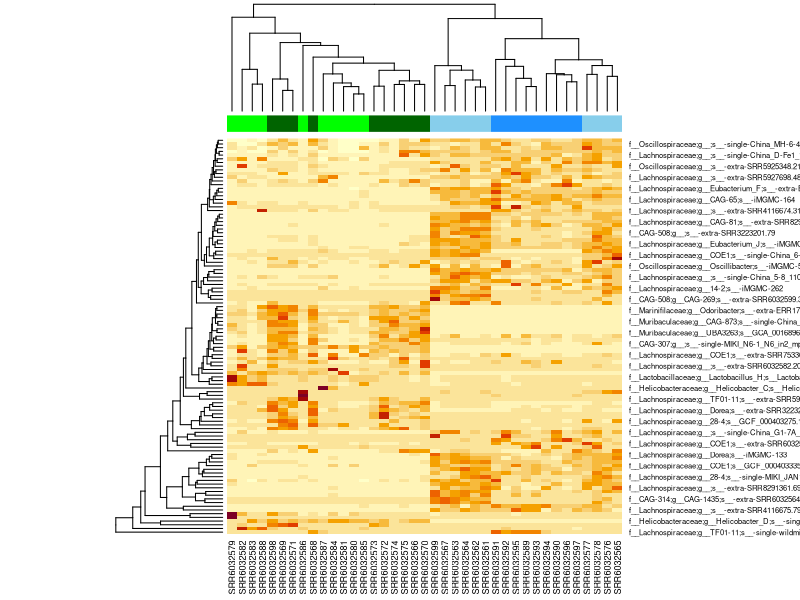
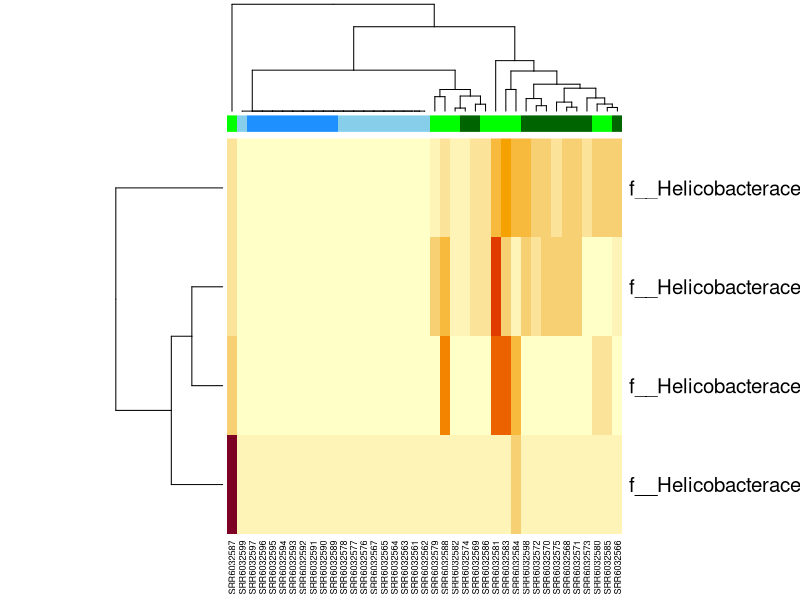

The R script that drew these images, in order:
#!/usr/bin/env Rscript

# load data
my_abundances <- read.csv("abundances-PRJNA390686-withTaxonomy.txt" , header = TRUE , sep = "\t")
my_SampleMetaData <- read.csv("MetaDATA-PRJNA390686.txt" , header = TRUE , sep = "\t")

# transform to matrix
matrix_abundances <- as.matrix(my_abundances[,-1])
rownames(matrix_abundances)=my_abundances[,1]

# filter MAGs with zeros counts
matrix_abundances_no_zeros <- matrix_abundances[!rownames(matrix_abundances) %in% c("unmapped"), ]
matrix_abundances_no_zeros <- matrix_abundances_no_zeros[-(which(apply(matrix_abundances_no_zeros,1,function(x){all(x==0)})==T)),]

# filter low abundant MAGs (< 0.1%)
matrix_abundances_mean <- matrix_abundances_no_zeros[-(which(apply(matrix_abundances_no_zeros,1,function(x){mean(x)}<0.1))),]

# plot heatmap into pdf-file
pdf("headmap_abundances_mean.pdf",width = 12,height = 6,onefile=FALSE)
heatmap(matrix_abundances_mean , ColSideColors=as.vector(my_SampleMetaData$Color))
dev.off()

# selection of "Helicobacter"
matrix_abundances_Helico <- subset(matrix_abundances_no_zeros,grepl("Helico",rownames(matrix_abundances_no_zeros)))

pdf("headmap_abundances_Helico.pdf",width = 12,height = 6,onefile=FALSE )
heatmap(matrix_abundances_Helico , ColSideColors=as.vector(my_SampleMetaData$Color))
dev.off()

